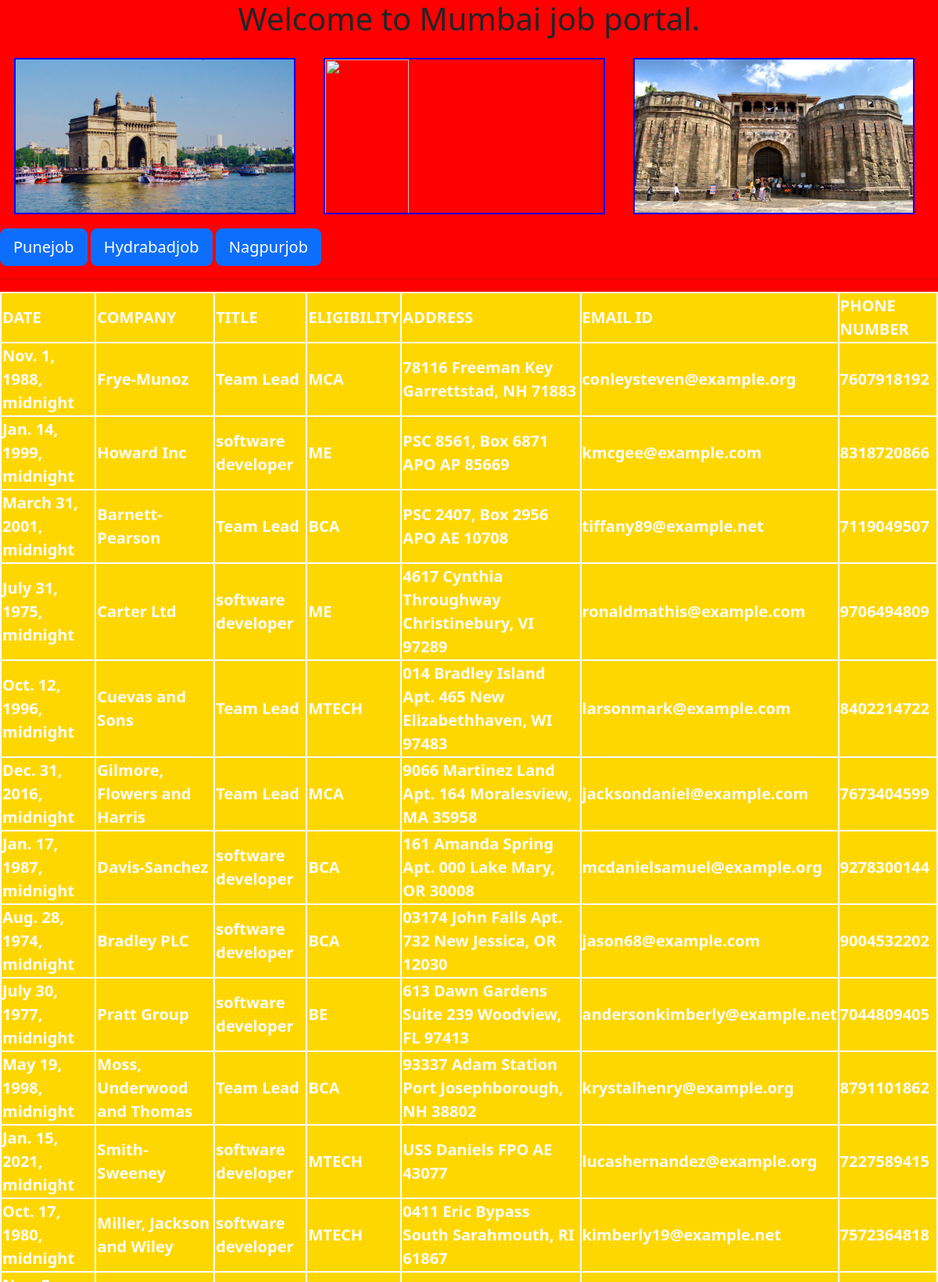
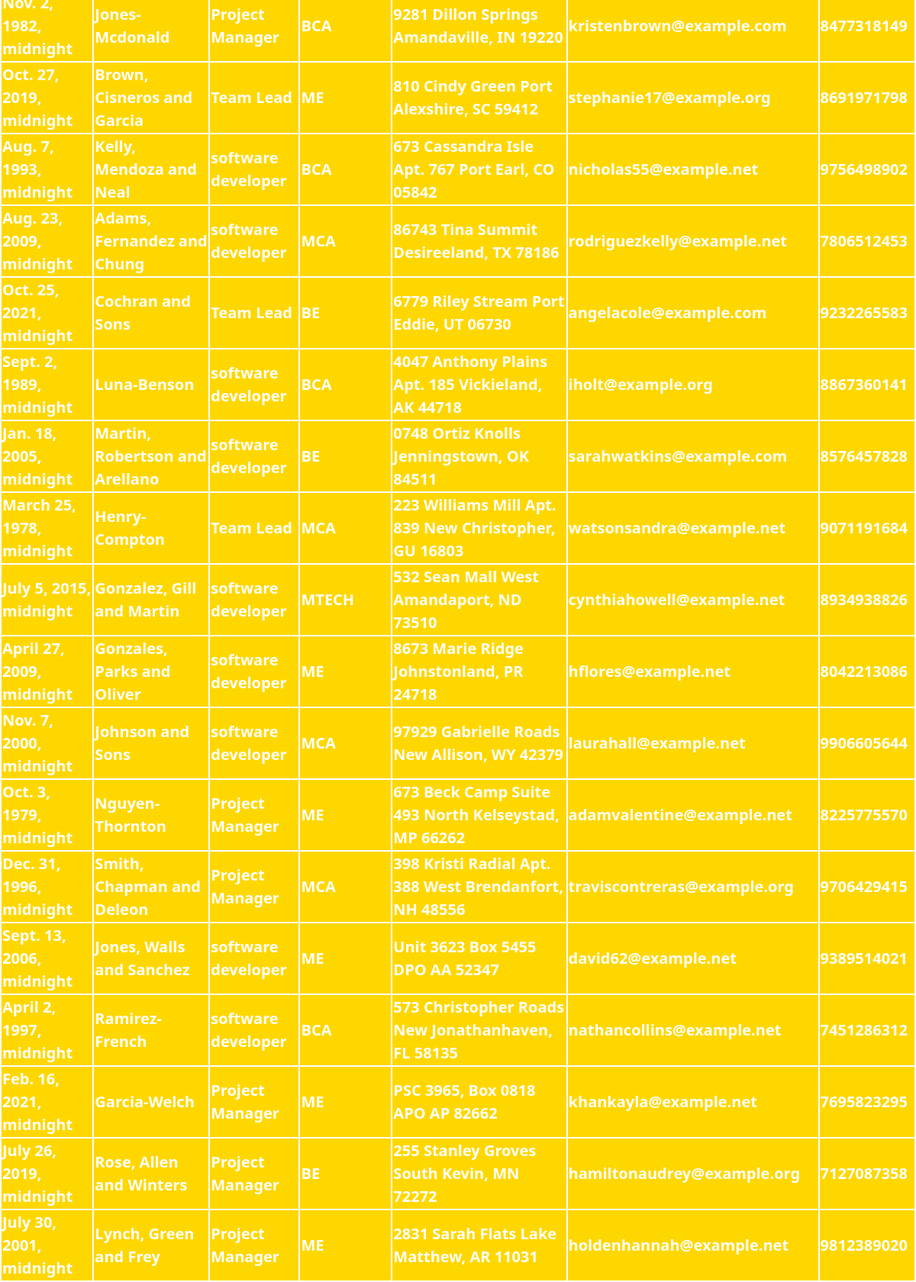
Page /mumbaijob on the committed database (2 pictures, top to bottom).
### fakerapp/models.py (models this page shows)
class Mumbai(models.Model):
    data=models.DateTimeField()
    company=models.CharField(max_length=100)
    title=models.CharField(max_length=100)
    eligibility=models.CharField(max_length=100)
    address=models.CharField(max_length=100)
    email=models.EmailField()
    phonenumber=models.IntegerField()

### fakerapp/views.py (the view)
# urls.py: path('mumbaijob', views.mumbaijob,name="mumbaijob"),
def mumbaijob(request):
    obj2=Mumbai.objects.all()
    omy_dict3={"obj2":obj2}
    return render(request,'testapp/mumbai.html',context=omy_dict3)

### templates/testapp/mumbai.html (shortened to what this page needs)
<!DOCTYPE html>
<html lang="en">
{% load static %}
<head>
    <link href="https://cdn.jsdelivr.net/npm/bootstrap@5.2.2/dist/css/bootstrap.min.css" rel="stylesheet">
    <link rel="stylesheet" href="{% static 'css/test.css'%}">
</head>
<body>
<h1 align="center">Welcome to Mumbai job portal.</h1>
<img src="{% static 'image/Mumbai1.jpg' %}">
<img src="{% static 'image/Mumbai.jpg' %}">
<img src="{% static 'image/Pune1.jpg' %}">
          <a class="btn btn-primary btn-lg" href="/punejob" role="button">Punejob</a>
              <a class="btn btn-primary btn-lg" href="/hydrabadjob" role="button">Hydrabadjob</a>
              <a class="btn btn-primary btn-lg" href="/nagpurjob" role="button">Nagpurjob</a>
<br>
<hr>
{% if obj2 %}
<table>
    <thead>
    <th>DATE</th>
    <th>COMPANY</th>
    <th>TITLE</th>
    <th>ELIGIBILITY</th>
    <th>ADDRESS</th>
    <th>EMAIL ID</th>
    <th>PHONE NUMBER</th>
    </thead>
    {% for i in obj2 %}
    <tr>
        <th>{{i.data}}</th>
        <th>{{i.company}}</th>
        <th>{{i.title}}</th>
        <th>{{i.eligibility}}</th>
        <th>{{i.address}}</th>
        <th>{{i.email}}</th>
        <th>{{i.phonenumber}}</th>
    </tr>
     {% endfor %}
</table>
{% else %}
<p>No employees found..</p>
{% endif %}
</body>
</body>
</html>

### static/css/test.css (style rules this page uses)
body { background: red; content: blue; }
img { height: 200px; width: 30%; float:left; margin:1.5%; border:2px solid blue; }
table,thead,th,tr,td { color:yellow; border:2px solid white; font-size:20px; margin:auto; background:gold; }
thead,th { color:white; border:2px solid white; font-size:20px; margin:auto; background:gold }

### rows in the picture
Mumbai: data "Nov. 1, 1988, midnight", company "Frye-Munoz", title "Team Lead", eligibility "MCA", address "78116 Freeman Key Garrettstad, NH 71883", email "conleysteven@example.org", phonenumber "7607918192"
Mumbai: data "Jan. 14, 1999, midnight", company "Howard Inc", title "software developer", eligibility "ME", address "PSC 8561, Box 6871 APO AP 85669", email "kmcgee@example.com", phonenumber "8318720866"
Mumbai: data "March 31, 2001, midnight", company "Barnett-Pearson", title "Team Lead", eligibility "BCA", address "PSC 2407, Box 2956 APO AE 10708", email "tiffany89@example.net", phonenumber "7119049507"
Mumbai: data "July 31, 1975, midnight", company "Carter Ltd", title "software developer", eligibility "ME", address "4617 Cynthia Throughway Christinebury, VI 97289", email "ronaldmathis@example.com", phonenumber "9706494809"
Mumbai: data "Oct. 12, 1996, midnight", company "Cuevas and Sons", title "Team Lead", eligibility "MTECH", address "014 Bradley Island Apt. 465 New Elizabethhaven, WI 97483", email "larsonmark@example.com", phonenumber "8402214722"
Mumbai: data "Dec. 31, 2016, midnight", company "Gilmore, Flowers and Harris", title "Team Lead", eligibility "MCA", address "9066 Martinez Land Apt. 164 Moralesview, MA 35958", email "jacksondaniel@example.com", phonenumber "7673404599"
Mumbai: data "Jan. 17, 1987, midnight", company "Davis-Sanchez", title "software developer", eligibility "BCA", address "161 Amanda Spring Apt. 000 Lake Mary, OR 30008", email "mcdanielsamuel@example.org", phonenumber "9278300144"
Mumbai: data "Aug. 28, 1974, midnight", company "Bradley PLC", title "software developer", eligibility "BCA", address "03174 John Falls Apt. 732 New Jessica, OR 12030", email "jason68@example.com", phonenumber "9004532202"
Mumbai: data "July 30, 1977, midnight", company "Pratt Group", title "software developer", eligibility "BE", address "613 Dawn Gardens Suite 239 Woodview, FL 97413", email "andersonkimberly@example.net", phonenumber "7044809405"
Mumbai: data "May 19, 1998, midnight", company "Moss, Underwood and Thomas", title "Team Lead", eligibility "BCA", address "93337 Adam Station Port Josephborough, NH 38802", email "krystalhenry@example.org", phonenumber "8791101862"
Mumbai: data "Jan. 15, 2021, midnight", company "Smith-Sweeney", title "software developer", eligibility "MTECH", address "USS Daniels FPO AE 43077", email "lucashernandez@example.org", phonenumber "7227589415"
Mumbai: data "Oct. 17, 1980, midnight", company "Miller, Jackson and Wiley", title "software developer", eligibility "MTECH", address "0411 Eric Bypass South Sarahmouth, RI 61867", email "kimberly19@example.net", phonenumber "7572364818"
Mumbai: data "Nov. 2, 1982, midnight", company "Jones-Mcdonald", title "Project Manager", eligibility "BCA", address "9281 Dillon Springs Amandaville, IN 19220", email "kristenbrown@example.com", phonenumber "8477318149"
Mumbai: data "Oct. 27, 2019, midnight", company "Brown, Cisneros and Garcia", title "Team Lead", eligibility "ME", address "810 Cindy Green Port Alexshire, SC 59412", email "stephanie17@example.org", phonenumber "8691971798"
Mumbai: data "Aug. 7, 1993, midnight", company "Kelly, Mendoza and Neal", title "software developer", eligibility "BCA", address "673 Cassandra Isle Apt. 767 Port Earl, CO 05842", email "nicholas55@example.net", phonenumber "9756498902"
Mumbai: data "Aug. 23, 2009, midnight", company "Adams, Fernandez and Chung", title "software developer", eligibility "MCA", address "86743 Tina Summit Desireeland, TX 78186", email "rodriguezkelly@example.net", phonenumber "7806512453"
Mumbai: data "Oct. 25, 2021, midnight", company "Cochran and Sons", title "Team Lead", eligibility "BE", address "6779 Riley Stream Port Eddie, UT 06730", email "angelacole@example.com", phonenumber "9232265583"
Mumbai: data "Sept. 2, 1989, midnight", company "Luna-Benson", title "software developer", eligibility "BCA", address "4047 Anthony Plains Apt. 185 Vickieland, AK 44718", email "iholt@example.org", phonenumber "8867360141"
Mumbai: data "Jan. 18, 2005, midnight", company "Martin, Robertson and Arellano", title "software developer", eligibility "BE", address "0748 Ortiz Knolls Jenningstown, OK 84511", email "sarahwatkins@example.com", phonenumber "8576457828"
Mumbai: data "March 25, 1978, midnight", company "Henry-Compton", title "Team Lead", eligibility "MCA", address "223 Williams Mill Apt. 839 New Christopher, GU 16803", email "watsonsandra@example.net", phonenumber "9071191684"
Mumbai: data "July 5, 2015, midnight", company "Gonzalez, Gill and Martin", title "software developer", eligibility "MTECH", address "532 Sean Mall West Amandaport, ND 73510", email "cynthiahowell@example.net", phonenumber "8934938826"
Mumbai: data "April 27, 2009, midnight", company "Gonzales, Parks and Oliver", title "software developer", eligibility "ME", address "8673 Marie Ridge Johnstonland, PR 24718", email "hflores@example.net", phonenumber "8042213086"
Mumbai: data "Nov. 7, 2000, midnight", company "Johnson and Sons", title "software developer", eligibility "MCA", address "97929 Gabrielle Roads New Allison, WY 42379", email "laurahall@example.net", phonenumber "9906605644"
Mumbai: data "Oct. 3, 1979, midnight", company "Nguyen-Thornton", title "Project Manager", eligibility "ME", address "673 Beck Camp Suite 493 North Kelseystad, MP 66262", email "adamvalentine@example.net", phonenumber "8225775570"
Mumbai: data "Dec. 31, 1996, midnight", company "Smith, Chapman and Deleon", title "Project Manager", eligibility "MCA", address "398 Kristi Radial Apt. 388 West Brendanfort, NH 48556", email "traviscontreras@example.org", phonenumber "9706429415"
Mumbai: data "Sept. 13, 2006, midnight", company "Jones, Walls and Sanchez", title "software developer", eligibility "ME", address "Unit 3623 Box 5455 DPO AA 52347", email "david62@example.net", phonenumber "9389514021"
Mumbai: data "April 2, 1997, midnight", company "Ramirez-French", title "software developer", eligibility "BCA", address "573 Christopher Roads New Jonathanhaven, FL 58135", email "nathancollins@example.net", phonenumber "7451286312"
Mumbai: data "Feb. 16, 2021, midnight", company "Garcia-Welch", title "Project Manager", eligibility "ME", address "PSC 3965, Box 0818 APO AP 82662", email "khankayla@example.net", phonenumber "7695823295"
Mumbai: data "July 26, 2019, midnight", company "Rose, Allen and Winters", title "Project Manager", eligibility "BE", address "255 Stanley Groves South Kevin, MN 72272", email "hamiltonaudrey@example.org", phonenumber "7127087358"
Mumbai: data "July 30, 2001, midnight", company "Lynch, Green and Frey", title "Project Manager", eligibility "ME", address "2831 Sarah Flats Lake Matthew, AR 11031", email "holdenhannah@example.net", phonenumber "9812389020"
